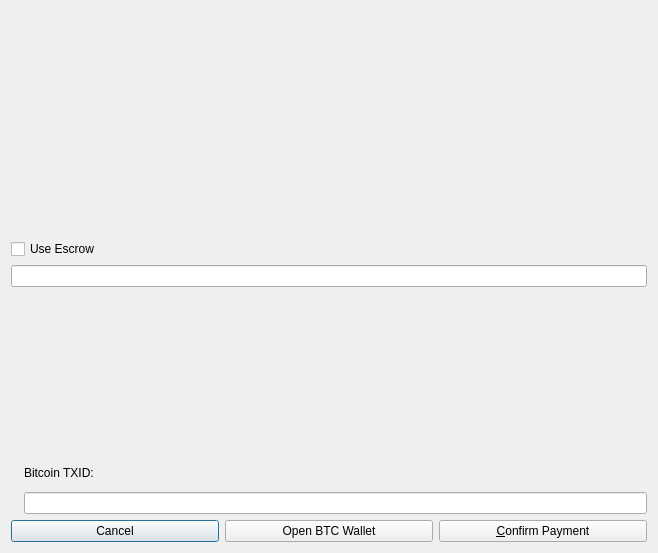
<?xml version="1.0" encoding="UTF-8"?>
<ui version="4.0">
 <class>OfferAcceptDialogBTC</class>
 <widget class="QDialog" name="OfferAcceptDialogBTC">
  <property name="geometry">
   <rect>
    <x>0</x>
    <y>0</y>
    <width>658</width>
    <height>553</height>
   </rect>
  </property>
  <property name="windowTitle">
   <string>Accept Syscoin Offer</string>
  </property>
  <layout class="QGridLayout" name="gridLayout">
   <item row="1" column="0">
    <layout class="QHBoxLayout" name="horizontalLayout">
     <item>
      <widget class="QLabel" name="acceptMessage">
       <property name="font">
        <font>
         <pointsize>12</pointsize>
         <weight>50</weight>
         <bold>false</bold>
        </font>
       </property>
       <property name="cursor">
        <cursorShape>IBeamCursor</cursorShape>
       </property>
       <property name="text">
        <string/>
       </property>
       <property name="wordWrap">
        <bool>true</bool>
       </property>
       <property name="textInteractionFlags">
        <set>Qt::LinksAccessibleByMouse|Qt::TextSelectableByKeyboard|Qt::TextSelectableByMouse</set>
       </property>
      </widget>
     </item>
    </layout>
   </item>
   <item row="0" column="0">
    <widget class="QLabel" name="aboutShadeBTC">
     <property name="text">
      <string/>
     </property>
     <property name="scaledContents">
      <bool>false</bool>
     </property>
     <property name="alignment">
      <set>Qt::AlignCenter</set>
     </property>
    </widget>
   </item>
   <item row="9" column="0">
    <layout class="QHBoxLayout" name="horizontalLayout_3">
     <item>
      <widget class="QPushButton" name="cancelButton">
       <property name="text">
        <string>Cancel</string>
       </property>
      </widget>
     </item>
     <item>
      <widget class="QPushButton" name="openBtcWalletButton">
       <property name="toolTip">
        <string>Open your local Bitcoin client</string>
       </property>
       <property name="text">
        <string>Open BTC Wallet</string>
       </property>
      </widget>
     </item>
     <item>
      <widget class="QPushButton" name="confirmButton">
       <property name="toolTip">
        <string>Confirm this payment on the Bitcoin blockchain</string>
       </property>
       <property name="text">
        <string>&amp;Confirm Payment</string>
       </property>
      </widget>
     </item>
    </layout>
   </item>
   <item row="5" column="0">
    <layout class="QHBoxLayout" name="horizontalLayout_8">
     <item>
      <widget class="QLabel" name="lblQRCode">
       <property name="text">
        <string/>
       </property>
       <property name="wordWrap">
        <bool>true</bool>
       </property>
      </widget>
     </item>
     <item>
      <layout class="QVBoxLayout" name="verticalLayout">
       <item>
        <widget class="QLabel" name="bitcoinInstructionLabel">
         <property name="cursor">
          <cursorShape>IBeamCursor</cursorShape>
         </property>
         <property name="text">
          <string notr="true"/>
         </property>
         <property name="textFormat">
          <enum>Qt::RichText</enum>
         </property>
         <property name="wordWrap">
          <bool>true</bool>
         </property>
         <property name="textInteractionFlags">
          <set>Qt::LinksAccessibleByMouse|Qt::TextSelectableByKeyboard|Qt::TextSelectableByMouse</set>
         </property>
        </widget>
       </item>
       <item>
        <spacer name="horizontalSpacer">
         <property name="orientation">
          <enum>Qt::Horizontal</enum>
         </property>
         <property name="sizeHint" stdset="0">
          <size>
           <width>40</width>
           <height>20</height>
          </size>
         </property>
        </spacer>
       </item>
       <item>
        <widget class="QLabel" name="label">
         <property name="text">
          <string>Bitcoin TXID:</string>
         </property>
        </widget>
       </item>
       <item>
        <widget class="QLineEdit" name="exttxidEdit"/>
       </item>
      </layout>
     </item>
    </layout>
   </item>
   <item row="2" column="0">
    <widget class="QCheckBox" name="checkBox">
     <property name="text">
      <string>Use Escrow</string>
     </property>
    </widget>
   </item>
   <item row="3" column="0">
    <widget class="QLineEdit" name="escrowEdit"/>
   </item>
   <item row="4" column="0">
    <widget class="QLabel" name="escrowDisclaimer">
     <property name="text">
      <string/>
     </property>
     <property name="wordWrap">
      <bool>true</bool>
     </property>
    </widget>
   </item>
  </layout>
 </widget>
 <resources>
  <include location="../syscoin.qrc"/>
 </resources>
 <connections/>
</ui>
